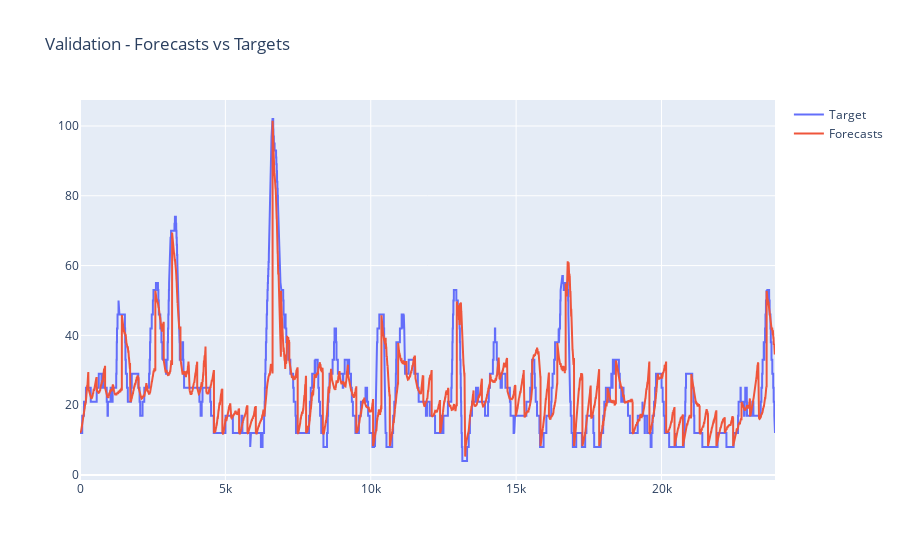

This figure's notebook cell:
### Code cell
y_pred = np.reshape(pred_1, ( len(pred_1) * len(pred_1[0])))
y_test_1 = np.reshape(test_1, (len(test_1) * len(test_1[0])))

print(y_pred)
print(y_test_1)

fig_val = go.Figure()

fig_val.add_trace(
    go.Scatter( y = list(y_test_1), name = 'Target'))

fig_val.add_trace(
     go.Scatter( y = list(y_pred), name = 'Forecasts'))

fig_val.update_layout( title_text = "Validation - Forecasts vs Targets")

### Figure 1 — Plotly figure (JSON) as saved in the notebook; plotly's stock layout.template omitted (floating-point values rounded to 4 significant figures; data arrays with more than 128 entries replaced by an {"elided": "..."} marker saying what was removed)
{"data": [{"name": "Target", "type": "scatter", "y": {"elided": "23904 int values"}}, {"name": "Forecasts", "type": "scatter", "y": {"elided": "23904 float values"}}], "layout": {"title": {"text": "Validation - Forecasts vs Targets"}}}
